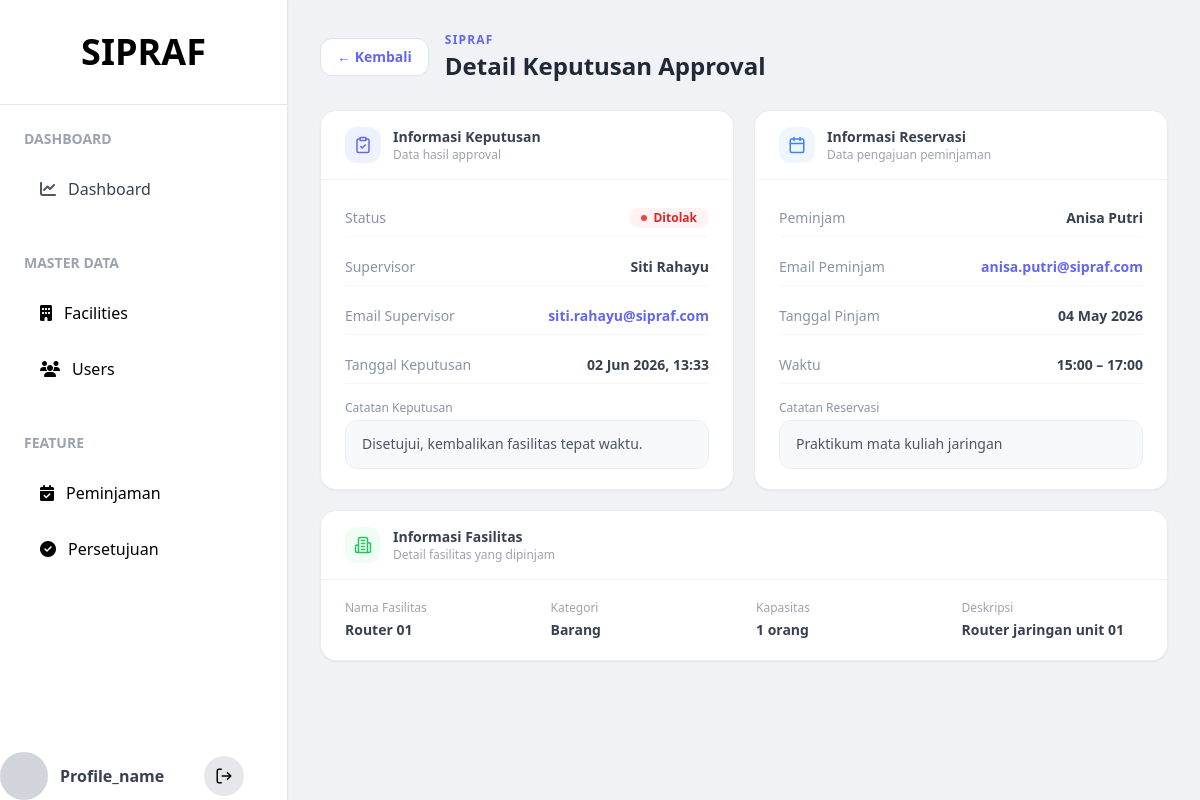
/pages/approval/detail.php?id=1, run on the app's committed database.
### tables this page shows
CREATE TABLE `approvals` (
  `id` int NOT NULL,
  `reservation_id` int NOT NULL,
  `user_id` int NOT NULL,
  `status` enum('disetujui','ditolak') NOT NULL,
  `notes` text,
  `created_at` timestamp NULL DEFAULT CURRENT_TIMESTAMP,
  `updated_at` timestamp NULL DEFAULT NULL ON UPDATE CURRENT_TIMESTAMP
);

CREATE TABLE `users` (
  `id` int NOT NULL,
  `name` varchar(255) NOT NULL,
  `email` varchar(255) NOT NULL,
  `password` varchar(255) NOT NULL,
  `role` enum('admin','supervisor','borrower') NOT NULL,
  `foto` varchar(255) DEFAULT NULL,
  `created_at` timestamp NULL DEFAULT CURRENT_TIMESTAMP
);

CREATE TABLE `reservations` (
  `id` int NOT NULL,
  `user_id` int NOT NULL,
  `facility_id` int NOT NULL,
  `notes` text,
  `tanggal` date NOT NULL,
  `jam_mulai` time NOT NULL,
  `jam_selesai` time NOT NULL,
  `status` enum('diajukan','disetujui','ditolak','dibatalkan') DEFAULT 'diajukan',
  `created_at` timestamp NULL DEFAULT CURRENT_TIMESTAMP
);

CREATE TABLE `facilities` (
  `id` int NOT NULL,
  `name` varchar(255) NOT NULL,
  `kategori` enum('lab','ruang','barang') NOT NULL,
  `kapasitas` int DEFAULT '0',
  `deskripsi` text,
  `status` enum('tersedia','dipinjam') DEFAULT 'tersedia',
  `created_at` timestamp NULL DEFAULT CURRENT_TIMESTAMP
);

### helper/data/approval.php (called while the page is built, shortened)
<?php
function getDetailApproval($conn, $id) {
    $query = "SELECT
                a.id,
                a.status AS status_approval,
                a.notes AS catatan_approval,
                COALESCE(a.updated_at, a.created_at) AS tanggal_approval,
                r.id AS reservation_id,
                r.tanggal,
                r.jam_mulai,
                r.jam_selesai,
                r.notes AS catatan_reservasi,
                r.status AS status_reservasi,
                f.name AS nama_fasilitas,
                f.kategori,
                f.kapasitas,
                f.deskripsi AS deskripsi_fasilitas,
                u_peminjam.name AS nama_peminjam,
                u_peminjam.email AS email_peminjam,
                u_supervisor.name AS nama_supervisor,
                u_supervisor.email AS email_supervisor
              FROM approvals a
              JOIN reservations r ON a.reservation_id = r.id
              JOIN facilities f ON r.facility_id = f.id
              JOIN users u_peminjam ON r.user_id = u_peminjam.id
              JOIN users u_supervisor ON a.user_id = u_supervisor.id
              WHERE a.id = ?
              LIMIT 1";
    $stmt = mysqli_prepare($conn, $query);
    mysqli_stmt_bind_param($stmt, 'i', $id);
    mysqli_stmt_execute($stmt);
    $result = mysqli_stmt_get_result($stmt);
    return mysqli_fetch_assoc($result);
}

### pages/approval/detail.php (the view, shortened to what this page needs)
<?php
require_once __DIR__ . '/../../helper/db_conn.php';
require_once __DIR__ . '/../../helper/data/approval.php';
$id = isset($_GET['id']) ? (int) $_GET['id'] : 0;
$data_detail = getDetailApproval($conn, $id);
?>
<!DOCTYPE html>
<html lang="id">
<head>
    <script src="https://cdn.tailwindcss.com"></script>
    <link rel="stylesheet" href="https://cdn.jsdelivr.net/npm/fullcalendar@6.1.15/index.global.min.css" />
    <link rel="stylesheet" href="https://cdnjs.cloudflare.com/ajax/libs/font-awesome/6.5.1/css/all.min.css">
</head>
<body class="bg-[#f0f2f5] min-h-screen flex">
    <?php include '../../includes/sidebar.php' ?>
    <main class=" flex-1 p-6 md:p-8">
        <div class="mb-7 flex items-center gap-4">
            <a href="index.php" class="inline-flex items-center gap-1.5 bg-white text-indigo-500 border border-[#dde3f5] hover:bg-indigo-50 px-4 py-2 rounded-xl text-sm font-semibold transition">← Kembali</a>
            <div>
                <p class="text-xs font-semibold text-indigo-500 tracking-widest uppercase mb-0.5">SIPRAF</p>
                <h1 class="text-2xl font-bold text-gray-800">Detail Keputusan Approval</h1>
            </div>
        </div>
        <div class="grid grid-cols-1 md:grid-cols-2 gap-5">
            <div class="bg-white rounded-2xl border border-[#eaedf0] shadow-sm overflow-hidden">
                <div class="flex items-center gap-3 px-6 py-4 border-b border-[#f0f2f5]">
                    <div class="w-9 h-9 rounded-xl bg-indigo-50 flex items-center justify-center">
                    </div>
                    <div>
                        <p class="text-sm font-semibold text-gray-700">Informasi Keputusan</p>
                        <p class="text-xs text-gray-400">Data hasil approval</p>
                    </div>
                </div>
                <div class="px-6 py-5 space-y-3 text-sm">
                    <div class="flex justify-between items-center py-2 border-b border-[#f5f6f8]">
                        <span class="text-[#8a94a6] font-medium">Status</span>
                        <?php if ($data_detail['status_approval'] === 'disetujui'): ?>
                        <span class="inline-flex items-center gap-1.5 bg-green-50 text-green-700 px-3 py-0.5 rounded-full text-xs font-bold"><span class="w-1.5 h-1.5 rounded-full bg-green-600"></span>Disetujui</span>
                        <?php else: ?>
                        <span class="inline-flex items-center gap-1.5 bg-red-50 text-red-600 px-3 py-0.5 rounded-full text-xs font-bold"><span class="w-1.5 h-1.5 rounded-full bg-red-500"></span>Ditolak</span>
                        <?php endif; ?>
                    </div>
                    <div class="flex justify-between py-2 border-b border-[#f5f6f8]">
                        <span class="text-[#8a94a6] font-medium">Supervisor</span>
                        <span class="font-semibold text-gray-700"><?= htmlspecialchars($data_detail['nama_supervisor']) ?></span>
                    </div>
                    <div class="flex justify-between py-2 border-b border-[#f5f6f8]">
                        <span class="text-[#8a94a6] font-medium">Email Supervisor</span>
                        <span class="font-semibold text-indigo-500"><?= htmlspecialchars($data_detail['email_supervisor']) ?></span>
                    </div>
                    <div class="flex justify-between py-2 border-b border-[#f5f6f8]">
                        <span class="text-[#8a94a6] font-medium">Tanggal Keputusan</span>
                        <span class="font-semibold text-gray-700"><?= date('d M Y, H:i', strtotime($data_detail['tanggal_approval'])) ?></span>
                    </div>
                    <div class="pt-1">
                        <p class="text-xs text-[#8a94a6] font-medium mb-1">Catatan Keputusan</p>
                        <div class="bg-[#f7f8fa] border border-[#eaedf0] rounded-xl px-4 py-3 text-sm text-gray-600 leading-relaxed"><?= htmlspecialchars($data_detail['catatan_approval']) ?></div>
                    </div>
                </div>
            </div>
            <div class="bg-white rounded-2xl border border-[#eaedf0] shadow-sm overflow-hidden">
                <div class="flex items-center gap-3 px-6 py-4 border-b border-[#f0f2f5]">
                    <div class="w-9 h-9 rounded-xl bg-blue-50 flex items-center justify-center">
                    </div>
                    <div>
                        <p class="text-sm font-semibold text-gray-700">Informasi Reservasi</p>
                        <p class="text-xs text-gray-400">Data pengajuan peminjaman</p>
                    </div>
                </div>
                <div class="px-6 py-5 space-y-3 text-sm">
                    <div class="flex justify-between py-2 border-b border-[#f5f6f8]">
                        <span class="text-[#8a94a6] font-medium">Peminjam</span>
                        <span class="font-semibold text-gray-700"><?= htmlspecialchars($data_detail['nama_peminjam']) ?></span>
                    </div>
                    <div class="flex justify-between py-2 border-b border-[#f5f6f8]">
                        <span class="text-[#8a94a6] font-medium">Email Peminjam</span>
                        <span class="font-semibold text-indigo-500"><?= htmlspecialchars($data_detail['email_peminjam']) ?></span>
                    </div>
                    <div class="flex justify-between py-2 border-b border-[#f5f6f8]">
                        <span class="text-[#8a94a6] font-medium">Tanggal Pinjam</span>
                        <span class="font-semibold text-gray-700"><?= date('d M Y', strtotime($data_detail['tanggal'])) ?></span>
                    </div>
                    <div class="flex justify-between py-2 border-b border-[#f5f6f8]">
                        <span class="text-[#8a94a6] font-medium">Waktu</span>
                        <span class="font-semibold text-gray-700"><?= substr($data_detail['jam_mulai'], 0, 5) ?> – <?= substr($data_detail['jam_selesai'], 0, 5) ?></span>
                    </div>
                    <div class="pt-1">
                        <p class="text-xs text-[#8a94a6] font-medium mb-1">Catatan Reservasi</p>
                        <div class="bg-[#f7f8fa] border border-[#eaedf0] rounded-xl px-4 py-3 text-sm text-gray-600 leading-relaxed"><?= htmlspecialchars($data_detail['catatan_reservasi']) ?></div>
                    </div>
                </div>
            </div>
            <div class="bg-white rounded-2xl border border-[#eaedf0] shadow-sm overflow-hidden md:col-span-2">
                <div class="flex items-center gap-3 px-6 py-4 border-b border-[#f0f2f5]">
                    <div class="w-9 h-9 rounded-xl bg-green-50 flex items-center justify-center">
                    </div>
                    <div>
                        <p class="text-sm font-semibold text-gray-700">Informasi Fasilitas</p>
                        <p class="text-xs text-gray-400">Detail fasilitas yang dipinjam</p>
                    </div>
                </div>
                <div class="px-6 py-5 grid grid-cols-2 md:grid-cols-4 gap-6 text-sm">
                    <div><p class="text-xs text-gray-400 font-medium mb-1">Nama Fasilitas</p><p class="font-semibold text-gray-700"><?= htmlspecialchars($data_detail['nama_fasilitas']) ?></p></div>
                    <div><p class="text-xs text-gray-400 font-medium mb-1">Kategori</p><p class="font-semibold text-gray-700"><?= ucfirst($data_detail['kategori']) ?></p></div>
                    <div><p class="text-xs text-gray-400 font-medium mb-1">Kapasitas</p><p class="font-semibold text-gray-700"><?= $data_detail['kapasitas'] ?> orang</p></div>
                    <div><p class="text-xs text-gray-400 font-medium mb-1">Deskripsi</p><p class="font-semibold text-gray-700"><?= htmlspecialchars($data_detail['deskripsi_fasilitas']) ?></p></div>
                </div>
            </div>
        </div>
    </main>
</body>
</html>

### data on the page
approvals: user.name "Siti Rahayu", user.email "siti.rahayu@sipraf.com", notes "Disetujui, kembalikan fasilitas tepat waktu.", users.name "Anisa Putri", users.email "anisa.putri@sipraf.com", reservation.tanggal "04 May 2026", reservation.jam_mulai "15:00", reservation.jam_selesai "17:00", reservation.notes "Praktikum mata kuliah jaringan", facilities.name "Router 01", facilities.kategori "Barang", facilities.kapasitas "1", facilities.deskripsi "Router jaringan unit 01"

### other printed values
date('d M Y, H:i', strtotime($data_detail['tanggal_approval'])) "02 Jun 2026, 13:33"
